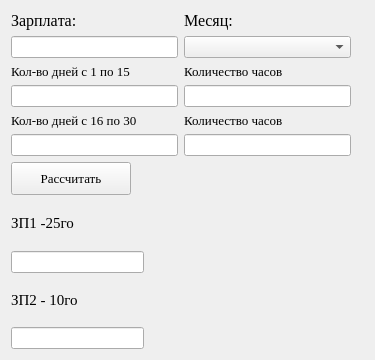
<?xml version="1.0" encoding="UTF-8"?>
<ui version="4.0">
 <class>Form</class>
 <widget class="QWidget" name="Form">
  <property name="geometry">
   <rect>
    <x>0</x>
    <y>0</y>
    <width>375</width>
    <height>360</height>
   </rect>
  </property>
  <property name="minimumSize">
   <size>
    <width>375</width>
    <height>360</height>
   </size>
  </property>
  <property name="maximumSize">
   <size>
    <width>375</width>
    <height>360</height>
   </size>
  </property>
  <property name="windowTitle">
   <string>Две ЗП</string>
  </property>
  <layout class="QGridLayout" name="gridLayout">
   <item row="0" column="0">
    <layout class="QFormLayout" name="formLayout_3">
     <item row="0" column="0">
      <widget class="QLabel" name="label">
       <property name="font">
        <font>
         <family>Georgia</family>
         <pointsize>12</pointsize>
         <weight>50</weight>
         <bold>false</bold>
         <underline>false</underline>
         <stylestrategy>PreferDefault</stylestrategy>
         <kerning>false</kerning>
        </font>
       </property>
       <property name="text">
        <string>Зарплата:</string>
       </property>
      </widget>
     </item>
     <item row="0" column="1">
      <widget class="QLabel" name="label_6">
       <property name="font">
        <font>
         <family>Georgia</family>
         <pointsize>12</pointsize>
         <weight>50</weight>
         <bold>false</bold>
         <underline>false</underline>
         <stylestrategy>PreferDefault</stylestrategy>
         <kerning>false</kerning>
        </font>
       </property>
       <property name="text">
        <string>Месяц:</string>
       </property>
      </widget>
     </item>
     <item row="1" column="0">
      <widget class="QLineEdit" name="lineEdit_2">
       <property name="sizePolicy">
        <sizepolicy hsizetype="Fixed" vsizetype="Fixed">
         <horstretch>0</horstretch>
         <verstretch>0</verstretch>
        </sizepolicy>
       </property>
       <property name="minimumSize">
        <size>
         <width>167</width>
         <height>22</height>
        </size>
       </property>
       <property name="maximumSize">
        <size>
         <width>167</width>
         <height>22</height>
        </size>
       </property>
       <property name="font">
        <font>
         <family>Georgia</family>
         <pointsize>10</pointsize>
        </font>
       </property>
      </widget>
     </item>
     <item row="1" column="1">
      <widget class="QComboBox" name="comboBox">
       <property name="minimumSize">
        <size>
         <width>167</width>
         <height>22</height>
        </size>
       </property>
       <property name="maximumSize">
        <size>
         <width>167</width>
         <height>22</height>
        </size>
       </property>
      </widget>
     </item>
    </layout>
   </item>
   <item row="1" column="0">
    <layout class="QFormLayout" name="formLayout_2">
     <item row="0" column="0">
      <widget class="QLabel" name="label_2">
       <property name="minimumSize">
        <size>
         <width>161</width>
         <height>0</height>
        </size>
       </property>
       <property name="font">
        <font>
         <family>Georgia</family>
         <pointsize>10</pointsize>
        </font>
       </property>
       <property name="text">
        <string>Кол-во дней с 1 по 15</string>
       </property>
       <property name="wordWrap">
        <bool>true</bool>
       </property>
      </widget>
     </item>
     <item row="0" column="1">
      <widget class="QLabel" name="label_7">
       <property name="font">
        <font>
         <family>Georgia</family>
         <pointsize>10</pointsize>
        </font>
       </property>
       <property name="text">
        <string>Количество часов</string>
       </property>
      </widget>
     </item>
     <item row="1" column="0">
      <widget class="QLineEdit" name="lineEdit">
       <property name="sizePolicy">
        <sizepolicy hsizetype="Fixed" vsizetype="Fixed">
         <horstretch>0</horstretch>
         <verstretch>0</verstretch>
        </sizepolicy>
       </property>
       <property name="minimumSize">
        <size>
         <width>167</width>
         <height>22</height>
        </size>
       </property>
       <property name="maximumSize">
        <size>
         <width>167</width>
         <height>22</height>
        </size>
       </property>
       <property name="font">
        <font>
         <family>Georgia</family>
         <pointsize>10</pointsize>
        </font>
       </property>
      </widget>
     </item>
     <item row="1" column="1">
      <widget class="QLineEdit" name="lineEdit_6">
       <property name="minimumSize">
        <size>
         <width>167</width>
         <height>22</height>
        </size>
       </property>
       <property name="maximumSize">
        <size>
         <width>167</width>
         <height>22</height>
        </size>
       </property>
       <property name="font">
        <font>
         <family>Georgia</family>
         <pointsize>10</pointsize>
        </font>
       </property>
      </widget>
     </item>
    </layout>
   </item>
   <item row="2" column="0">
    <layout class="QFormLayout" name="formLayout">
     <item row="0" column="0">
      <widget class="QLabel" name="label_3">
       <property name="minimumSize">
        <size>
         <width>161</width>
         <height>0</height>
        </size>
       </property>
       <property name="font">
        <font>
         <family>Georgia</family>
         <pointsize>10</pointsize>
        </font>
       </property>
       <property name="text">
        <string>Кол-во дней с 16 по 30</string>
       </property>
       <property name="wordWrap">
        <bool>true</bool>
       </property>
      </widget>
     </item>
     <item row="0" column="1">
      <widget class="QLabel" name="label_8">
       <property name="font">
        <font>
         <family>Georgia</family>
         <pointsize>10</pointsize>
        </font>
       </property>
       <property name="text">
        <string>Количество часов</string>
       </property>
      </widget>
     </item>
     <item row="1" column="0">
      <widget class="QLineEdit" name="lineEdit_3">
       <property name="sizePolicy">
        <sizepolicy hsizetype="Fixed" vsizetype="Fixed">
         <horstretch>0</horstretch>
         <verstretch>0</verstretch>
        </sizepolicy>
       </property>
       <property name="minimumSize">
        <size>
         <width>167</width>
         <height>22</height>
        </size>
       </property>
       <property name="maximumSize">
        <size>
         <width>167</width>
         <height>22</height>
        </size>
       </property>
       <property name="font">
        <font>
         <family>Georgia</family>
         <pointsize>10</pointsize>
        </font>
       </property>
      </widget>
     </item>
     <item row="1" column="1">
      <widget class="QLineEdit" name="lineEdit_7">
       <property name="minimumSize">
        <size>
         <width>167</width>
         <height>22</height>
        </size>
       </property>
       <property name="maximumSize">
        <size>
         <width>167</width>
         <height>22</height>
        </size>
       </property>
       <property name="font">
        <font>
         <family>Georgia</family>
         <pointsize>10</pointsize>
        </font>
       </property>
      </widget>
     </item>
    </layout>
   </item>
   <item row="3" column="0">
    <widget class="QPushButton" name="pushButton">
     <property name="minimumSize">
      <size>
       <width>120</width>
       <height>33</height>
      </size>
     </property>
     <property name="maximumSize">
      <size>
       <width>120</width>
       <height>33</height>
      </size>
     </property>
     <property name="font">
      <font>
       <family>Georgia</family>
       <pointsize>10</pointsize>
      </font>
     </property>
     <property name="text">
      <string>Рассчитать</string>
     </property>
    </widget>
   </item>
   <item row="4" column="0">
    <widget class="QLabel" name="label_4">
     <property name="font">
      <font>
       <family>Georgia</family>
       <pointsize>11</pointsize>
      </font>
     </property>
     <property name="text">
      <string>ЗП1 -25го</string>
     </property>
    </widget>
   </item>
   <item row="5" column="0">
    <widget class="QLineEdit" name="lineEdit_4">
     <property name="minimumSize">
      <size>
       <width>133</width>
       <height>22</height>
      </size>
     </property>
     <property name="maximumSize">
      <size>
       <width>133</width>
       <height>20</height>
      </size>
     </property>
     <property name="font">
      <font>
       <family>Georgia</family>
       <pointsize>10</pointsize>
       <weight>75</weight>
       <bold>true</bold>
      </font>
     </property>
    </widget>
   </item>
   <item row="6" column="0">
    <widget class="QLabel" name="label_5">
     <property name="font">
      <font>
       <family>Georgia</family>
       <pointsize>11</pointsize>
      </font>
     </property>
     <property name="text">
      <string>ЗП2 - 10го</string>
     </property>
    </widget>
   </item>
   <item row="7" column="0">
    <widget class="QLineEdit" name="lineEdit_5">
     <property name="minimumSize">
      <size>
       <width>133</width>
       <height>22</height>
      </size>
     </property>
     <property name="maximumSize">
      <size>
       <width>133</width>
       <height>22</height>
      </size>
     </property>
     <property name="font">
      <font>
       <family>Georgia</family>
       <pointsize>10</pointsize>
       <weight>75</weight>
       <bold>true</bold>
      </font>
     </property>
    </widget>
   </item>
  </layout>
 </widget>
 <resources/>
 <connections/>
</ui>
